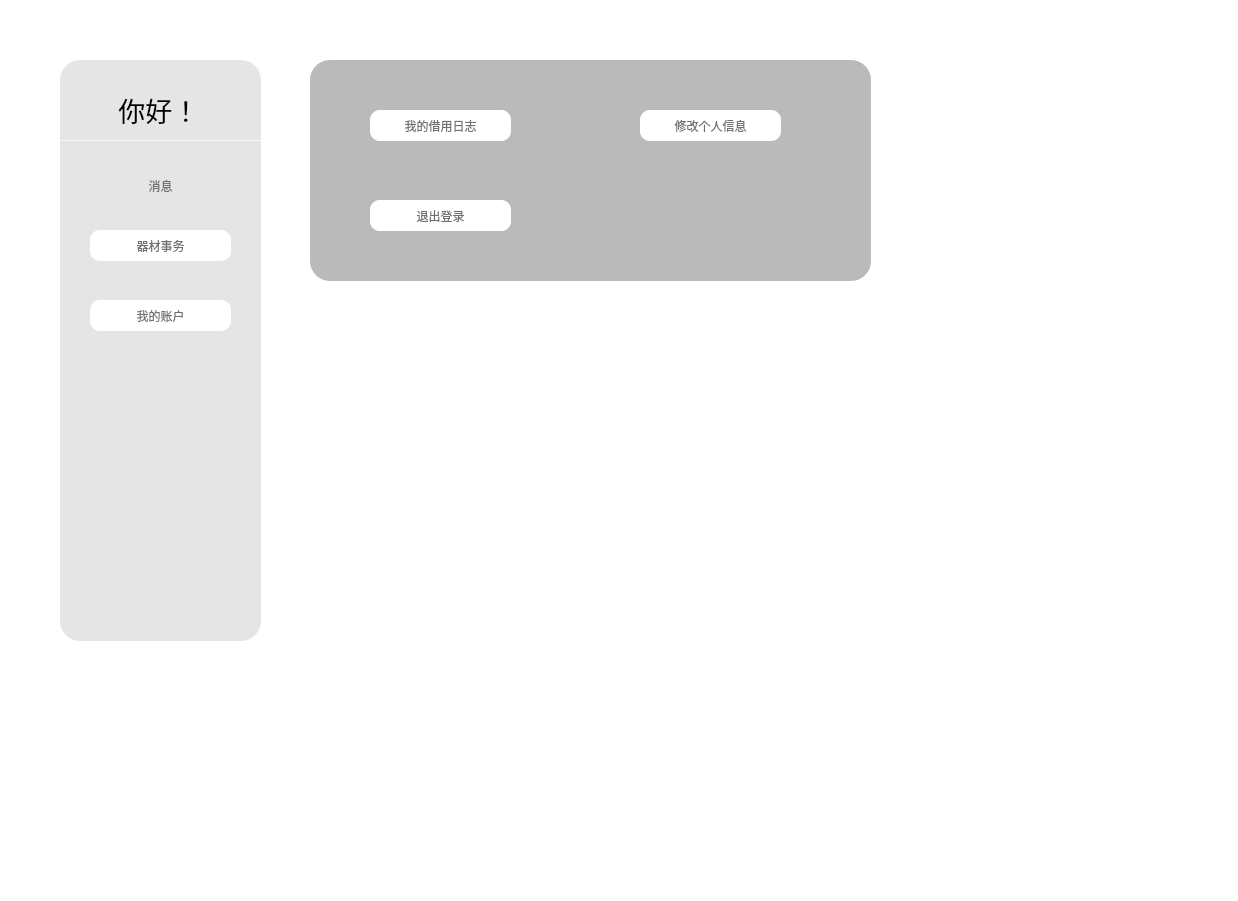
<?xml version="1.0" encoding="UTF-8"?>
<ui version="4.0">
 <class>view::homepage::studentHomepage</class>
 <widget class="QWidget" name="view::homepage::studentHomepage">
  <property name="geometry">
   <rect>
    <x>0</x>
    <y>0</y>
    <width>1238</width>
    <height>901</height>
   </rect>
  </property>
  <property name="windowTitle">
   <string>学生主页 - 实验室设备管理系统</string>
  </property>
  <property name="styleSheet">
   <string notr="true">*{
	background-color: rgb(255, 255, 255);
}

QFrame#frame{
border-radius:30px;
	background-image: url(:/User_Page.jpg);
border-repeat: no-repeat;
    border-position: center;

}

#frame_2{
	background-color: rgba(89, 89, 89, 40);
border-radius:20px;
}

#welcomeLabel{
	background-color: rgba(255, 255, 255, 0);
border-bottom:1px solid rgba(255, 255, 255, 180);
}
QPushButton#messageButton{
	background-color: rgba(255, 255, 255, 0);
}

#frame_3{
	background-color: rgba(89, 89, 89, 60);
border-radius:20px;
}
#frame_4{
background-color: rgba(89, 89, 89, 60);
border-radius:20px;
}

QPushButton{
border-radius:10px;

    background-color: qradialgradient(spread:pad, cx:0.5, cy:1, radius:0.538, fx:0.496955, fy:1, stop:0 rgba(0, 220,
    255, 255), stop:1 rgba(255, 205, 120, 255));
    font:700 20pt &quot;Microsoft YaHei UI&quot;;
    color: rgb(112, 112, 112);
	border: none;
}

QPushButton#messageButton{

border-radius:10px;
    background-color: qradialgradient(spread:pad, cx:0.5, cy:1, radius:0.538, fx:0.496955, fy:1, stop:0 rgba(0, 220,
    255, 255), stop:1 rgba(255, 205, 120, 255));
    font:700 20pt &quot;Microsoft YaHei UI&quot;;
    color: rgb(112, 112, 112);
}


QPushButton:hover{
border-radius:10px;
    background-color: qradialgradient(spread:pad, cx:0.5, cy:1, radius:0.538, fx:0.5, fy:0.5, stop:0 rgba(0, 220, 255,
    255), stop:1 rgba(255, 205, 120, 255));
    font: 20pt &quot;Microsoft YaHei UI&quot;;
	border: none;
}
QPushButton:pressed{
    border-radius:10px;

    background-color: qradialgradient(spread:pad, cx:0.506, cy:0.9375, radius:0.538, fx:0.5, fy:0.5, stop:0 rgba(0, 220,
    255, 255), stop:1 rgba(255, 189, 78, 255));
    padding-top:5px;
    padding-left:5px;

    font: 20pt &quot;Microsoft YaHei UI&quot;;
    }
    QPushButton#messageButton:hover{
    border-radius:10px;
    background-color: qradialgradient(spread:pad, cx:0.5, cy:1, radius:0.538, fx:0.5, fy:0.5, stop:0 rgba(0, 220, 255,
    255), stop:1 rgba(255, 205, 120, 255));
    font: 20pt &quot;Microsoft YaHei UI&quot;;
    }
    QPushButton#messageButton:pressed{
border-radius:10px;

    background-color: qradialgradient(spread:pad, cx:0.506, cy:0.9375, radius:0.538, fx:0.5, fy:0.5, stop:0 rgba(0, 220,
    255, 255), stop:1 rgba(255, 189, 78, 255));
padding-top:5px;
padding-left:5px;

    font: 20pt &quot;Microsoft YaHei UI&quot;;
}</string>
  </property>
  <widget class="QFrame" name="frame">
   <property name="geometry">
    <rect>
     <x>20</x>
     <y>20</y>
     <width>891</width>
     <height>661</height>
    </rect>
   </property>
   <property name="frameShape">
    <enum>QFrame::Shape::StyledPanel</enum>
   </property>
   <property name="frameShadow">
    <enum>QFrame::Shadow::Raised</enum>
   </property>
   <widget class="QFrame" name="frame_2">
    <property name="geometry">
     <rect>
      <x>40</x>
      <y>40</y>
      <width>201</width>
      <height>581</height>
     </rect>
    </property>
    <property name="frameShape">
     <enum>QFrame::Shape::StyledPanel</enum>
    </property>
    <property name="frameShadow">
     <enum>QFrame::Shadow::Raised</enum>
    </property>
    <widget class="QLabel" name="welcomeLabel">
     <property name="geometry">
      <rect>
       <x>0</x>
       <y>20</y>
       <width>201</width>
       <height>61</height>
      </rect>
     </property>
     <property name="text">
      <string>&lt;html&gt;&lt;head/&gt;&lt;body&gt;&lt;p align=&quot;center&quot;&gt;&lt;span style=&quot;
                        font-size:20pt;&quot;&gt;你好！&lt;/span&gt;&lt;/p&gt;&lt;/body&gt;&lt;/html&gt;
                    </string>
     </property>
    </widget>
    <widget class="QPushButton" name="messageButton">
     <property name="geometry">
      <rect>
       <x>30</x>
       <y>110</y>
       <width>141</width>
       <height>31</height>
      </rect>
     </property>
     <property name="styleSheet">
      <string notr="true">font: 16pt &quot;Microsoft YaHei UI&quot;;</string>
     </property>
     <property name="text">
      <string>消息</string>
     </property>
    </widget>
    <widget class="QPushButton" name="Button">
     <property name="geometry">
      <rect>
       <x>30</x>
       <y>170</y>
       <width>141</width>
       <height>31</height>
      </rect>
     </property>
     <property name="styleSheet">
      <string notr="true">font: 16pt &quot;Microsoft YaHei UI&quot;;</string>
     </property>
     <property name="text">
      <string>器材事务</string>
     </property>
    </widget>
    <widget class="QPushButton" name="Button2">
     <property name="geometry">
      <rect>
       <x>30</x>
       <y>240</y>
       <width>141</width>
       <height>31</height>
      </rect>
     </property>
     <property name="styleSheet">
      <string notr="true">font: 16pt &quot;Microsoft YaHei UI&quot;;</string>
     </property>
     <property name="text">
      <string>我的账户</string>
     </property>
    </widget>
   </widget>
   <widget class="QFrame" name="frame_3">
    <property name="geometry">
     <rect>
      <x>290</x>
      <y>40</y>
      <width>561</width>
      <height>221</height>
     </rect>
    </property>
    <property name="frameShape">
     <enum>QFrame::Shape::StyledPanel</enum>
    </property>
    <property name="frameShadow">
     <enum>QFrame::Shadow::Raised</enum>
    </property>
    <widget class="QPushButton" name="borrowEquipmentButton">
     <property name="geometry">
      <rect>
       <x>60</x>
       <y>50</y>
       <width>141</width>
       <height>31</height>
      </rect>
     </property>
     <property name="styleSheet">
      <string notr="true">font: 16pt &quot;Microsoft YaHei UI&quot;;</string>
     </property>
     <property name="text">
      <string>器材借用</string>
     </property>
    </widget>
    <widget class="QPushButton" name="reportMaintenanceButton">
     <property name="geometry">
      <rect>
       <x>330</x>
       <y>50</y>
       <width>141</width>
       <height>31</height>
      </rect>
     </property>
     <property name="styleSheet">
      <string notr="true">font: 16pt &quot;Microsoft YaHei UI&quot;;</string>
     </property>
     <property name="text">
      <string>器材报修</string>
     </property>
    </widget>
    <widget class="QPushButton" name="returnEquipmentButton">
     <property name="geometry">
      <rect>
       <x>60</x>
       <y>140</y>
       <width>141</width>
       <height>31</height>
      </rect>
     </property>
     <property name="styleSheet">
      <string notr="true">font: 16pt &quot;Microsoft YaHei UI&quot;;</string>
     </property>
     <property name="text">
      <string>器材归还</string>
     </property>
    </widget>
   </widget>
   <widget class="QFrame" name="frame_4">
    <property name="geometry">
     <rect>
      <x>290</x>
      <y>40</y>
      <width>561</width>
      <height>221</height>
     </rect>
    </property>
    <property name="frameShape">
     <enum>QFrame::Shape::StyledPanel</enum>
    </property>
    <property name="frameShadow">
     <enum>QFrame::Shadow::Raised</enum>
    </property>
    <widget class="QPushButton" name="borrowHistoryButton">
     <property name="geometry">
      <rect>
       <x>60</x>
       <y>50</y>
       <width>141</width>
       <height>31</height>
      </rect>
     </property>
     <property name="styleSheet">
      <string notr="true">font: 16pt &quot;Microsoft YaHei UI&quot;;</string>
     </property>
     <property name="text">
      <string>我的借用日志</string>
     </property>
    </widget>
    <widget class="QPushButton" name="editProfileButton">
     <property name="geometry">
      <rect>
       <x>330</x>
       <y>50</y>
       <width>141</width>
       <height>31</height>
      </rect>
     </property>
     <property name="styleSheet">
      <string notr="true">font: 16pt &quot;Microsoft YaHei UI&quot;;</string>
     </property>
     <property name="text">
      <string>修改个人信息</string>
     </property>
    </widget>
    <widget class="QPushButton" name="logoutButton">
     <property name="geometry">
      <rect>
       <x>60</x>
       <y>140</y>
       <width>141</width>
       <height>31</height>
      </rect>
     </property>
     <property name="styleSheet">
      <string notr="true">font: 16pt &quot;Microsoft YaHei UI&quot;;</string>
     </property>
     <property name="text">
      <string>退出登录</string>
     </property>
    </widget>
   </widget>
  </widget>
 </widget>
 <resources/>
 <connections/>
</ui>
